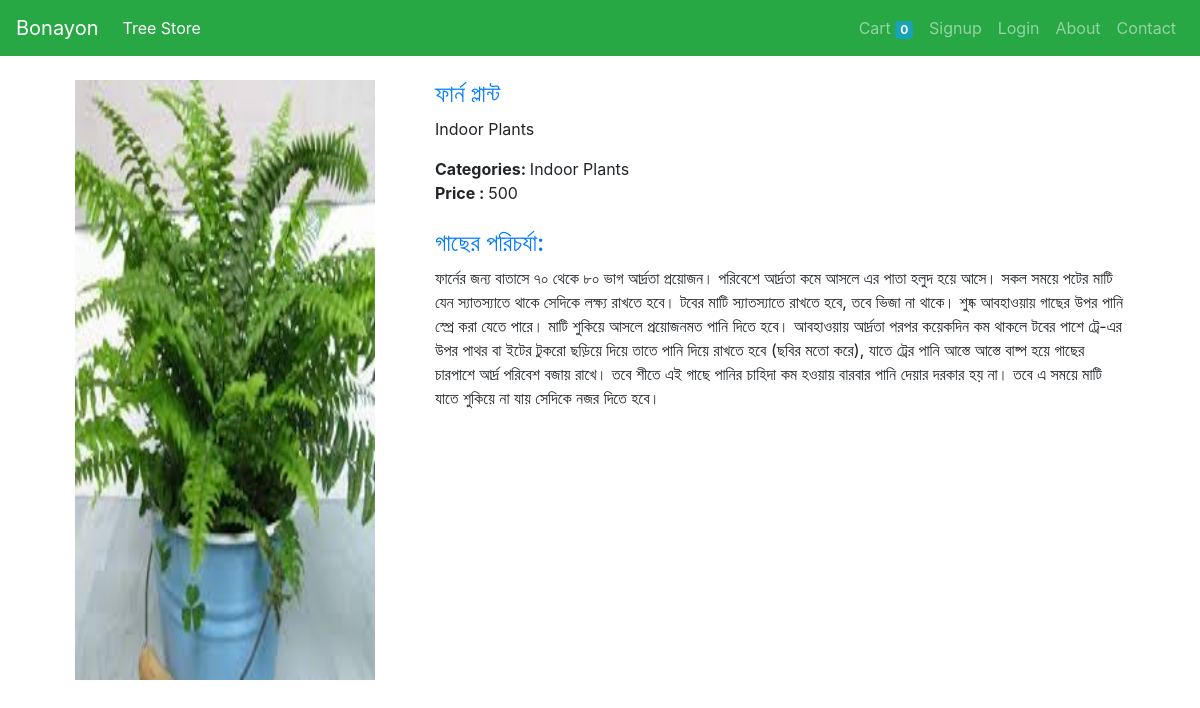
Page /store/43 on the committed database.
### store/models/product.py (models this page shows, shortened)
class Product(models.Model):
    name = models.CharField(max_length=50)
    price = models.IntegerField(default=0)
    category = models.ForeignKey(Category, on_delete=models.CASCADE, default=1)
    description = models.CharField(max_length=200, default='' , null=True , blank=True)
    image = models.ImageField(upload_to='uploads/products/')

class Product_Details(models.Model):
    product = models.OneToOneField(Product,on_delete=models.CASCADE)
    details = models.TextField()
    uses = models.TextField(null=True,default="empty")

### store/models/category.py (models this page shows, shortened)
class Category(models.Model):
    name = models.CharField(max_length=20)
    def __str__(self):
        return self.name

### store/views/home.py (the view)
# urls.py: path('store/<int:pk>', Details , name='details'),
def Details(request,pk):
    product = Product.objects.get(id=pk)
    details = Product_Details.objects.get(product=product)
    return render(request,'details.html',{'product' : product,'details':details})

### store/templates/details.html
{% extends 'base.html' %}
{% block content %}
{% load cart %}
{% load custom_filter %}
<div class="container bootdey">
    <div class="col-md-12">
        <br/>
    <section class="panel">
          <div class="panel-body">
              <div class="col-md-4"  style="float: left;">
                  <div class="pro-img-details">
                        <img style="width: 300px; height: 600px;" src="{{ product.image.url }}" alt="">
                    </div>
              </div>
              <div class="col-md-8" style="float: left;">
                    <h4 class="pro-d-title">
                        <a href="#" class="">
                            {{ product.name }}
                        </a>
                    </h4>
                  <p>{{ product.category }}</p>
                  <div class="product_meta">
                      <span class="posted_in"> <strong>Categories: </strong> {{ product.category }}</span>
                  </div>
                  <div class="m-bot15"> <strong>Price : </strong> <span class="amount-old">{{ product.price }}</span></div>
                  <br/>
                  <h4 class="pro-d-title">
                    <a href="#" class="">
                       গাছের  পরিচর্যা:
                    </a>
                </h4>
                <p>{{ details.details }}</p>
              </div>
          </div>
      </section>
      </div>
      </div>
{% endblock %}

### rows in the picture
Product: image (picture), name "ফার্ন প্লান্ট", category "Indoor Plants", price "500"
Product_Details: details "ফার্নের জন্য বাতাসে ৭০ থেকে ৮০ ভাগ আর্দ্রতা প্রয়োজন। পরিবেশে আর্দ্রতা কমে আসলে এর পাতা হলুদ হয়ে আসে। সকল সময়ে পটের মাটি যেন স্যাতস্যাতে থাকে সেদিকে লক্ষ্য রাখতে হবে। টবের মাটি স্যাতস্যাতে রাখতে হবে, তবে ভিজা না থাকে। শুষ্ক আবহাওয়ায় গাছের উপর পানি স্প্রে করা যেতে পারে। মাটি শুকিয়ে আসলে প্রয়োজনমত পানি দিতে হবে। আবহাওয়ায় আর্দ্রতা পরপর কয়েকদিন কম থাকলে টবের পাশে ট্রে-এর উপর পাথর বা ইটের টুকরো ছড়িয়ে দিয়ে তাতে পানি দিয়ে রাখতে হবে (ছবির মতো করে), যাতে ট্রের পানি আস্তে আস্তে বাষ্প হয়ে গাছের চারপাশে আর্দ্র পরিবেশ বজায় রাখে। তবে শীতে এই গাছে পানির চাহিদা কম হওয়ায় বারবার পানি দেয়ার দরকার হয় না। তবে এ সময়ে মাটি যাতে শুকিয়ে না যায় সেদিকে নজর দিতে হবে।"

### other values in the picture
{{ request.session.cart.keys|length }} "0"
